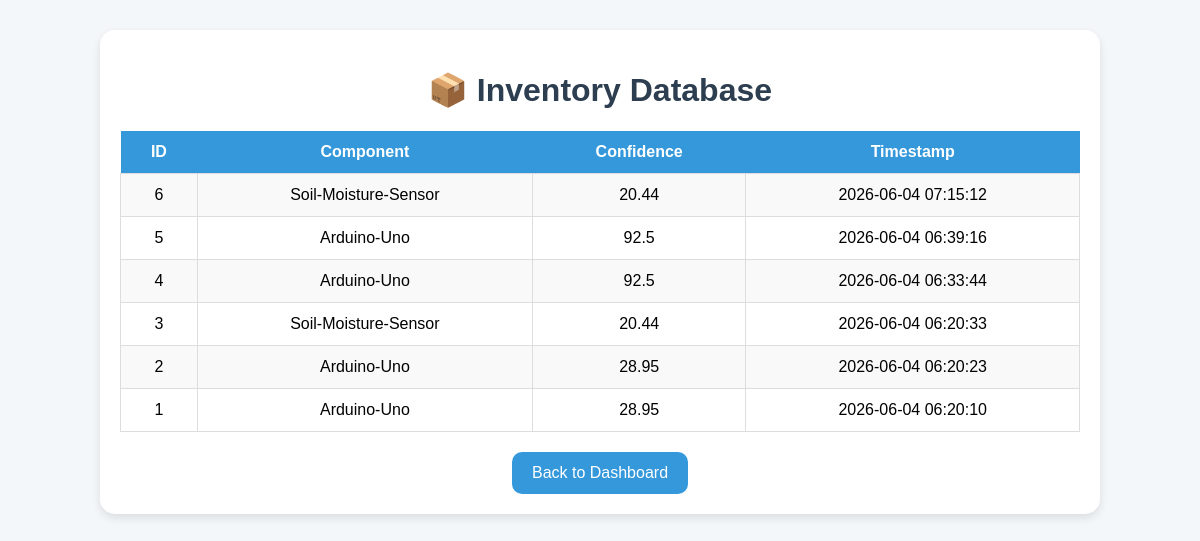
Page /inventory on the committed database.
### tables this page shows
CREATE TABLE inventory (
        id INTEGER PRIMARY KEY AUTOINCREMENT,
        component TEXT NOT NULL,
        confidence REAL NOT NULL,
        timestamp DATETIME DEFAULT CURRENT_TIMESTAMP
    );

### app.py (the view)
@app.route("/inventory")
def inventory():
    items = get_all_components()
    return render_template(
        "inventory.html",
        items=items
    )

### database_manager.py (called while the page is built)
def get_all_components():
    conn = sqlite3.connect(DATABASE_NAME)
    cursor = conn.cursor()
    cursor.execute(
        """
        SELECT *
        FROM inventory
        ORDER BY id DESC
        """
    )
    rows = cursor.fetchall()
    conn.close()
    return rows

### templates/inventory.html (shortened to what this page needs)
<!DOCTYPE html>
<html>
<head>
</head>
<body>
<div class="container">
<div class="card">
    <h1>📦 Inventory Database</h1>
    <table>
        <tr>
            <th>ID</th>
            <th>Component</th>
            <th>Confidence</th>
            <th>Timestamp</th>
        </tr>
        {% for item in items %}
        <tr>
            <td>{{ item[0] }}</td>
            <td>{{ item[1] }}</td>
            <td>{{ item[2] }}</td>
            <td>{{ item[3] }}</td>
        </tr>
        {% endfor %}
    </table>
    <center>
        <a href="/" class="button">
            Back to Dashboard
        </a>
    </center>
</div>
</div>
</body>
</html>

### templates/inventory.html (style rules this page uses)
body { font-family: Arial, sans-serif; background:#f4f7fa; padding:30px; margin:0; }
h1 { text-align:center; color:#2c3e50; }
.container { max-width:1000px; margin:auto; }
.card { background:white; border-radius:15px; padding:20px; box-shadow:0px 4px 10px rgba(0,0,0,0.1); }
table { width:100%; border-collapse:collapse; margin-top:20px; }
th { background:#3498db; color:white; padding:12px; }
td { padding:12px; border:1px solid #ddd; text-align:center; }
tr:nth-child(even) { background:#f9f9f9; }
.button { display:inline-block; padding:12px 20px; background:#3498db; color:white; text-decoration:none; border-radius:10px; margin-top:20px; }

### rows in the picture
inventory: id "6", component "Soil-Moisture-Sensor", confidence "20.44", timestamp "2026-06-04 07:15:12"
inventory: id "5", component "Arduino-Uno", confidence "92.5", timestamp "2026-06-04 06:39:16"
inventory: id "4", component "Arduino-Uno", confidence "92.5", timestamp "2026-06-04 06:33:44"
inventory: id "3", component "Soil-Moisture-Sensor", confidence "20.44", timestamp "2026-06-04 06:20:33"
inventory: id "2", component "Arduino-Uno", confidence "28.95", timestamp "2026-06-04 06:20:23"
inventory: id "1", component "Arduino-Uno", confidence "28.95", timestamp "2026-06-04 06:20:10"
